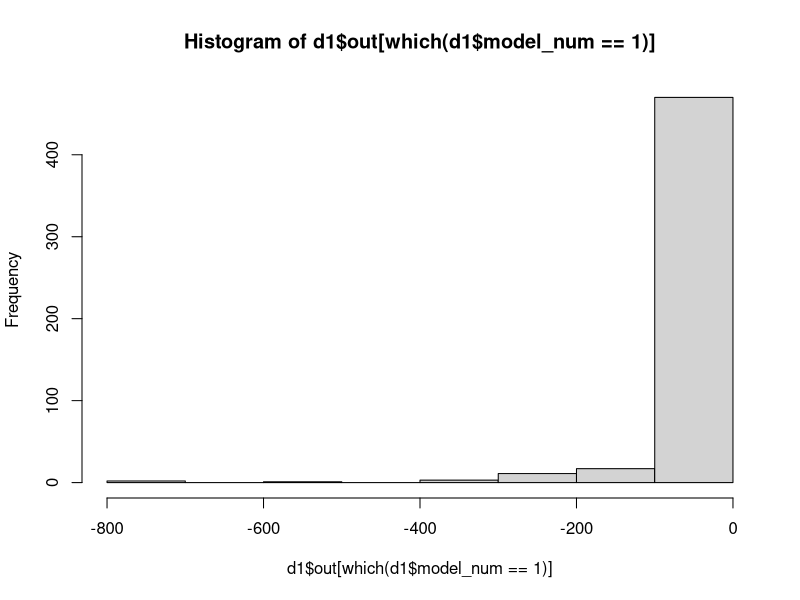
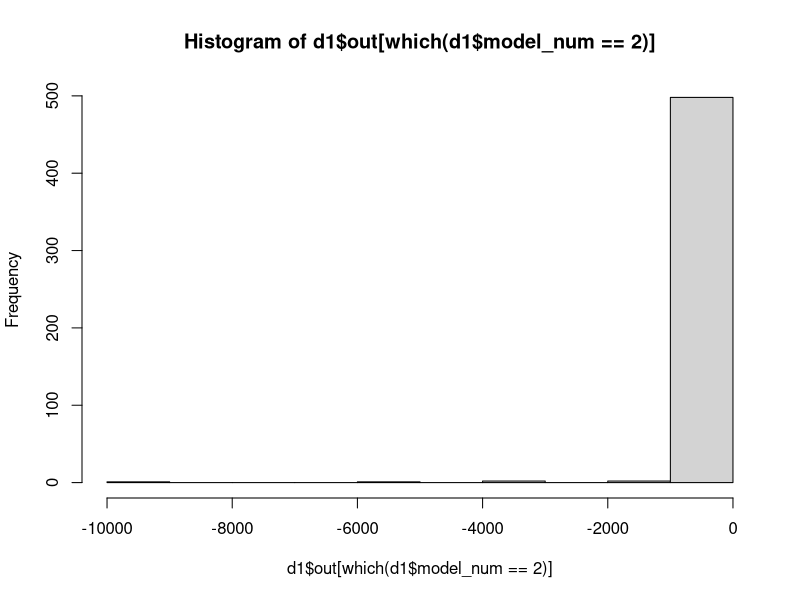
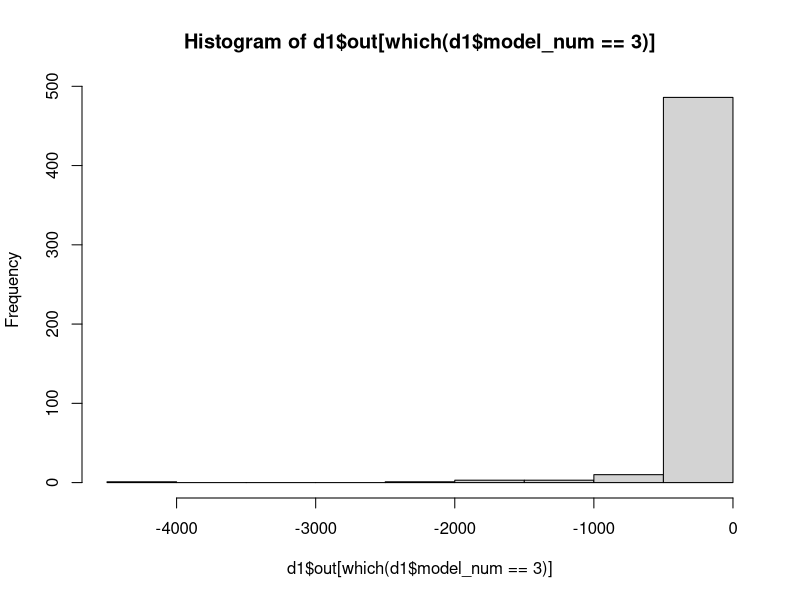
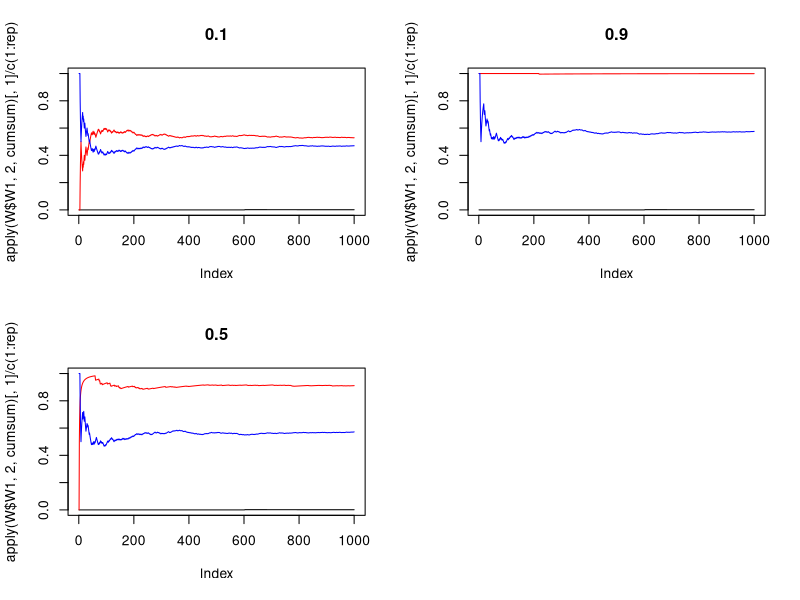
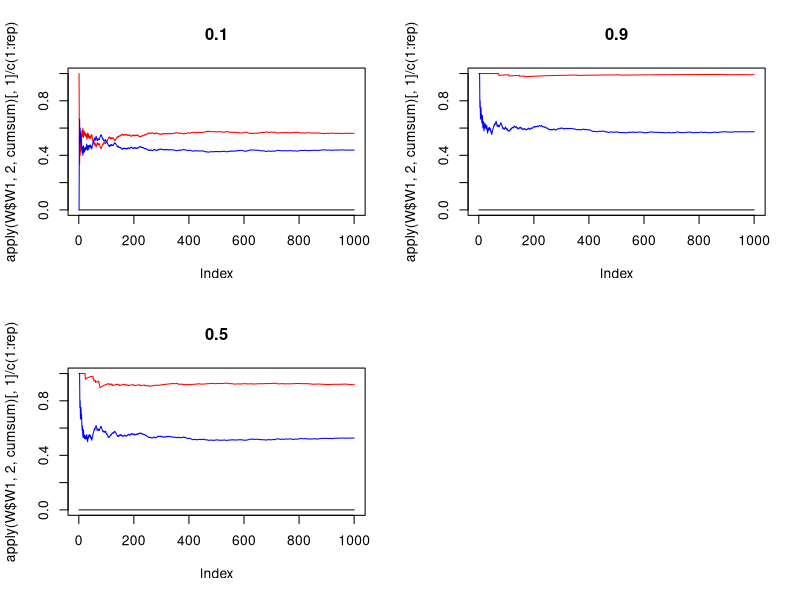
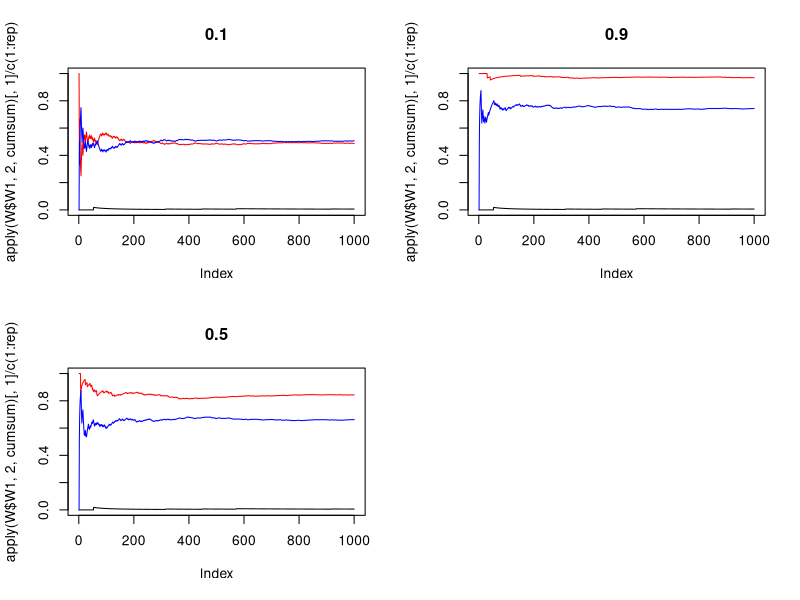
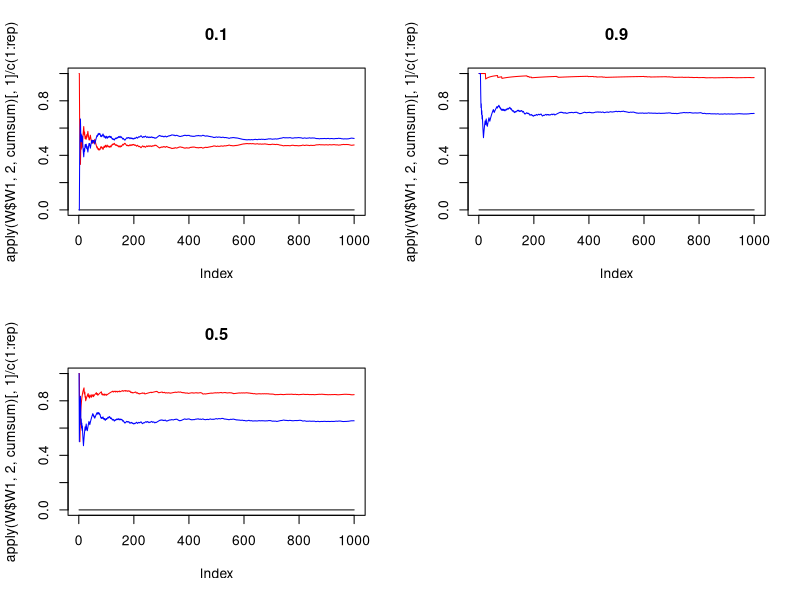

These figures' R source, in order:
## ---- chunk 1
library(knitr)
library(Hmisc)

opts_chunk$set(collapse = TRUE)

opts_chunk$set(fig.path='figs/', fig.keep='high', 
               dev=c('png'), fig.width=10, fig.height=6, cache=FALSE,
               tidy=FALSE, warning=FALSE, fig.show="asis"
 	       )

## ---- chunk 2

d <- read.csv(file='model_predictions_error.csv',stringsAsFactors = FALSE)

country <- sort(unique(as.character(d$country)))
# d$out <- log(d$out)

d$period <- substr(x = d$model, start = 27,stop = 36)
d$period <- as.Date(d$period,format = '%Y-%m-%d')
d$date <- as.Date(d$date,format = '%Y-%m-%d')

periods <- sort(unique((d$period)))

d$model <- substr(x = d$model, start = 1,stop = 25)

# add model number
models <- unique(d$model)
model_num <- rep(NA,nrow(d))
period_num <- rep(NA,nrow(d))
day_week <- rep(NA,nrow(d))
for (i in 1:nrow(d)){
  model_num[i] <- which(models %in% d$model[i])
  period_num[i] <- which(periods %in% (d$period[i]))
  day_week[i] <- as.numeric(d$date[i]-d$period[i])
  
}
d$model_num <- model_num
d$period_num <- period_num
d$day_week <- day_week

table(d$model_num,d$country)

#serial
f <- which(d$si %in% 'si_1')
d1 <- d[f,]


f <- which(d$si %in% 'si_2')
d2 <- d[f,]

## ---- chunk 3

aggregate(x = d$out, by = list(d$model),sum)

hist(d1$out[which(d1$model_num ==1)])
hist(d1$out[which(d1$model_num ==2)])
hist(d1$out[which(d1$model_num ==3)])

f<-which(d1$out>5e3)

table(d1$model_num,d1$country)
f <- which(d1$country == 'Spain')
x <- d1[f,]



## ---- chunk 4

aa <- aggregate(x = d$out, by = list(d$model),sum)
dat_country <- paste0(d1$date,' - ',d1$country)
x <- unique(paste0(d1$date,' - ',d1$country))

data <- data.frame(date_country = unique(paste0(d1$date,' - ',d1$country)),
                   date = substr(x,start = 1,stop = 10),
                   country = substr(x,start = 14,stop = 40),
                   week_day = rep(NA,length(x)),
                   period = rep(NA,length(x)),
                   matrix(NA,length(x),length(models)))

for (i in 1:nrow(data)){
  for (j in 1:length(models)){
    f <- which( (d1$model_num == j) & (dat_country == data$date_country[i]))
    if (length(f)>0){
      data$week_day[i] <- d1$day_week[f]
      data$period[i] <- d1$period_num[f]
      data[i,j+5] <- d1$out[f]
    }
    
  }
}


w <- min(aa$x) / (aa$x) 
w <- w/sum(w)

## ---- chunk 5
p_sample <- c(.1,.5,.9)

rep <- 1e3

W <- list(W1 = data.frame(matrix(0,rep,length(models))) )

layout(matrix(1:4,2,2))

for (i in 1:length(p_sample)){
  for (k in 1:rep){
    f <-sample(nrow(data),size = round(nrow(data)*p_sample[i]),replace = FALSE)
    x <- apply(data[f,5+(1:length(models))],2,sum)/
      apply(!is.na(data[f,5+(1:length(models))]),2,sum)
    W$W1[k, which(x == min(x))] <- 1
  }
  # layout(matrix(1:4,2,2))
  plot(apply(W$W1,2,cumsum)[,1]/c(1:rep),ylim=c(0,1),type='l',col='black',main=p_sample[i])
  lines(apply(W$W1,2,cumsum)[,2]/c(1:rep),col='red')
  lines(apply(W$W1,2,cumsum)[,3]/c(1:rep),col='blue')
}



## ---- chunk 6
weight_last <- rep(1,nrow(data))
weight_last[which(data$period %in% max(data$period))] <- 1.5
data <- cbind(data,weight_last)

p_sample <- c(.1,.5,.9)

rep <- 1e3

W <- list(W1 = data.frame(matrix(0,rep,length(models))) )

layout(matrix(1:4,2,2))

for (i in 1:length(p_sample)){
  for (k in 1:rep){
    f <-sample(nrow(data),size = round(nrow(data)*p_sample[i]),replace = TRUE,prob = weight_last)
    x <- apply(data[f,5+(1:length(models))],2,sum)/
      apply(!is.na(data[f,5+(1:length(models))]),2,sum)
    W$W1[k, which(x == min(x))] <- 1
  }
  # layout(matrix(1:4,2,2))
  plot(apply(W$W1,2,cumsum)[,1]/c(1:rep),ylim=c(0,1),type='l',col='black',main=p_sample[i])
  lines(apply(W$W1,2,cumsum)[,2]/c(1:rep),col='red')
  lines(apply(W$W1,2,cumsum)[,3]/c(1:rep),col='blue')
}



## ---- chunk 7
weight_last <- rep(1,nrow(data))
weight_last[which(data$week_day %in% c(1,2,3))] <- 2
data$weight_last <- weight_last

p_sample <- c(.1,.5,.9)

rep <- 1e3

W <- list(W1 = data.frame(matrix(0,rep,length(models))) )

layout(matrix(1:4,2,2))

for (i in 1:length(p_sample)){
  for (k in 1:rep){
    f <-sample(nrow(data),size = round(nrow(data)*p_sample[i]),replace = TRUE,prob = weight_last)
    x <- apply(data[f,5+(1:length(models))],2,sum)/
      apply(!is.na(data[f,5+(1:length(models))]),2,sum)
    W$W1[k, which(x == min(x))] <- 1
  }
  # layout(matrix(1:4,2,2))
  plot(apply(W$W1,2,cumsum)[,1]/c(1:rep),ylim=c(0,1),type='l',col='black',main=p_sample[i])
  lines(apply(W$W1,2,cumsum)[,2]/c(1:rep),col='red')
  lines(apply(W$W1,2,cumsum)[,3]/c(1:rep),col='blue')
}



## ---- chunk 8
weight_last <- rep(1,nrow(data))
weight_last[which(data$week_day %in% c(5,6,7))] <- 2
data$weight_last <- weight_last

p_sample <- c(.1,.5,.9)

rep <- 1e3

W <- list(W1 = data.frame(matrix(0,rep,length(models))) )

layout(matrix(1:4,2,2))

for (i in 1:length(p_sample)){
  for (k in 1:rep){
    f <-sample(nrow(data),size = round(nrow(data)*p_sample[i]),replace = TRUE,prob = weight_last)
    x <- apply(data[f,5+(1:length(models))],2,sum)/
      apply(!is.na(data[f,5+(1:length(models))]),2,sum)
    W$W1[k, which(x == min(x))] <- 1
  }
  # layout(matrix(1:4,2,2))
  plot(apply(W$W1,2,cumsum)[,1]/c(1:rep),ylim=c(0,1),type='l',col='black',main=p_sample[i])
  lines(apply(W$W1,2,cumsum)[,2]/c(1:rep),col='red')
  lines(apply(W$W1,2,cumsum)[,3]/c(1:rep),col='blue')
}
